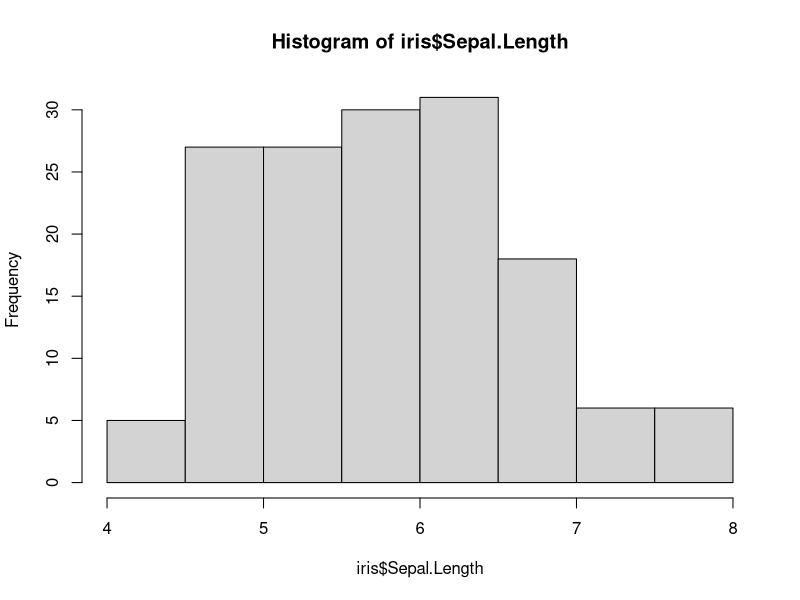
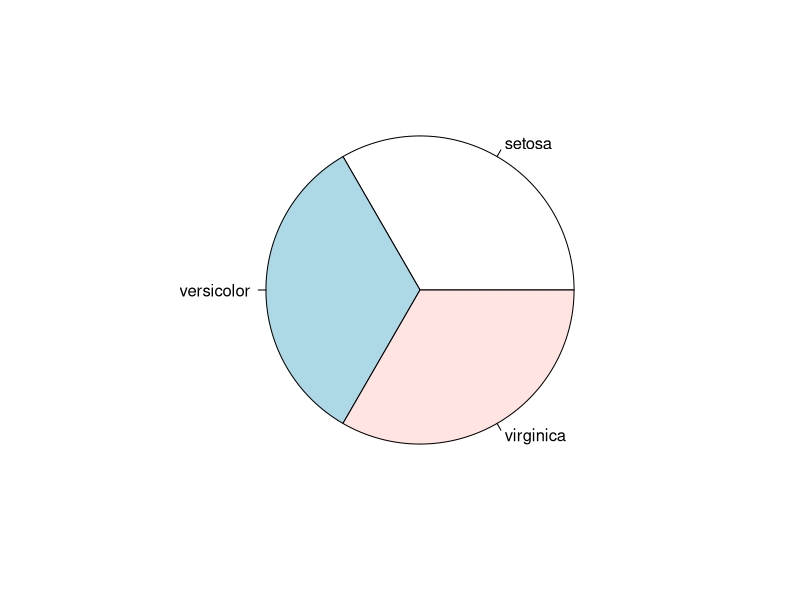
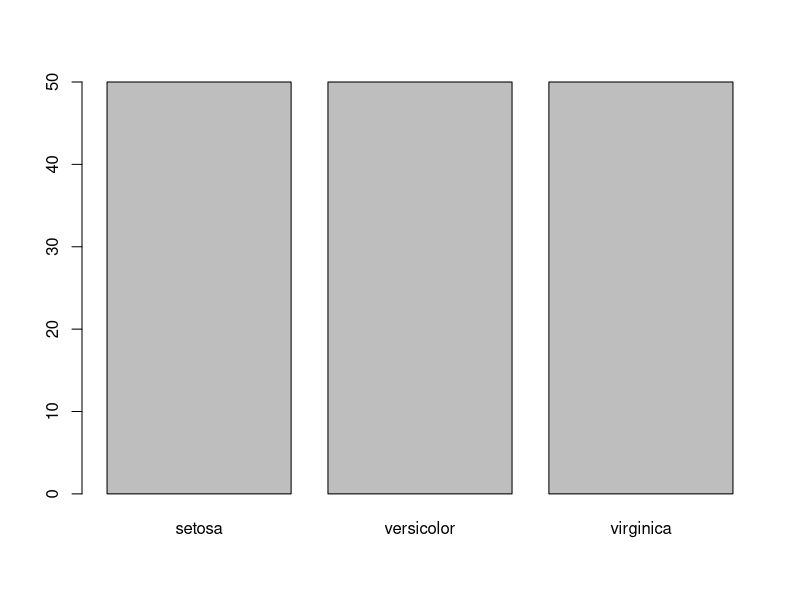
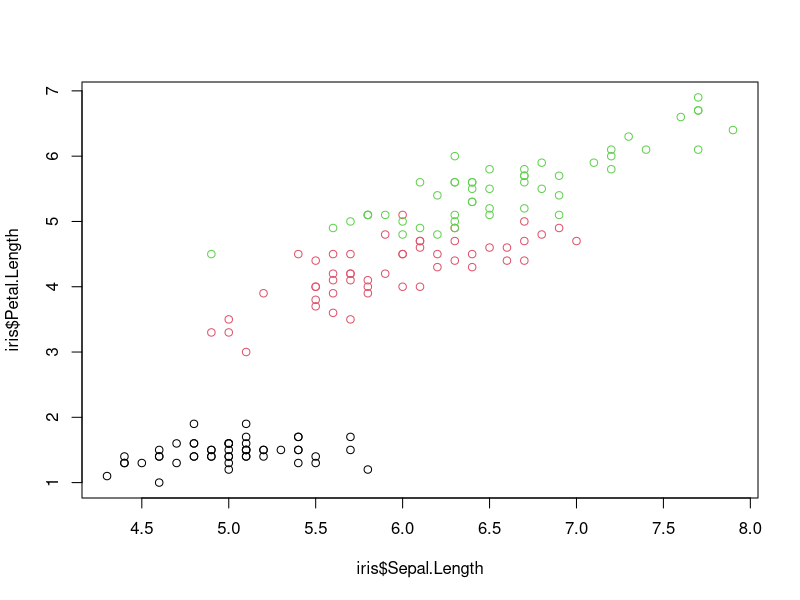

These charts were generated, in order, by the following R code: (Note: this script raises an error after producing the figures.)
# Hello, wer're trying to learn a bit of scripting with R language which is mostly used for statistical measures
data()

dim(iris)

names(iris)
str(iris)
head(iris)

head(iris,2)

tail(iris)
tail(iris,2)

# multiple ways of accessing first 3 rows
iris[1:3,]

# to say iris.sepalLength[0:11] in R, we do:
iris$Sepal.Length[1:10]

iris[1:10, "Sepal.Length"]

# Exploring individual variables
summary(iris)

install.packages("Hmisc")
library(Hmisc)
describe(iris)

range(iris$Sepal.Length)
quantile(iris$Sepal.Length)
quantile(iris$Sepal.Length, c(0.3,0.35,0.65))

fruits <- c("apple", "banana","orange")
fruits

message <- c("Happy", "Birthday", 2, "You")
message

# Histogram
hist(iris$Sepal.Length)

# pie chart
pie(table(iris$Species))

# Bar chart
barplot(table(iris$Species))


# Create a scatter plot with different shapes for each species
plot(iris$Sepal.Length, iris$Petal.Length, col = iris$Species)

# Add axis labels
xlab("Sepal Length")
ylab("Petal Length")

# Add a title
title("Scatter plot of Sepal Length vs. Petal Length with different shapes for each species")

# Add a legend
legend("topright", legend = levels(iris$Species), col = c("black", "red", "green"), pch = c(1, 19, 18))

boxplot(iris$Sepal.Length)
boxplot(iris$Petal.Length)
boxplot(iris$Sepal.Length, ylim = c(4, 8), col = iris$Species)

install.packages("ggplot2")
library(ggplot2)
ggplot(iris, aes(Sepal.Length, Petal.Length, col=Species))+geom_point()

# creating a grid of scatter plot
pairs(iris[,3:1])
